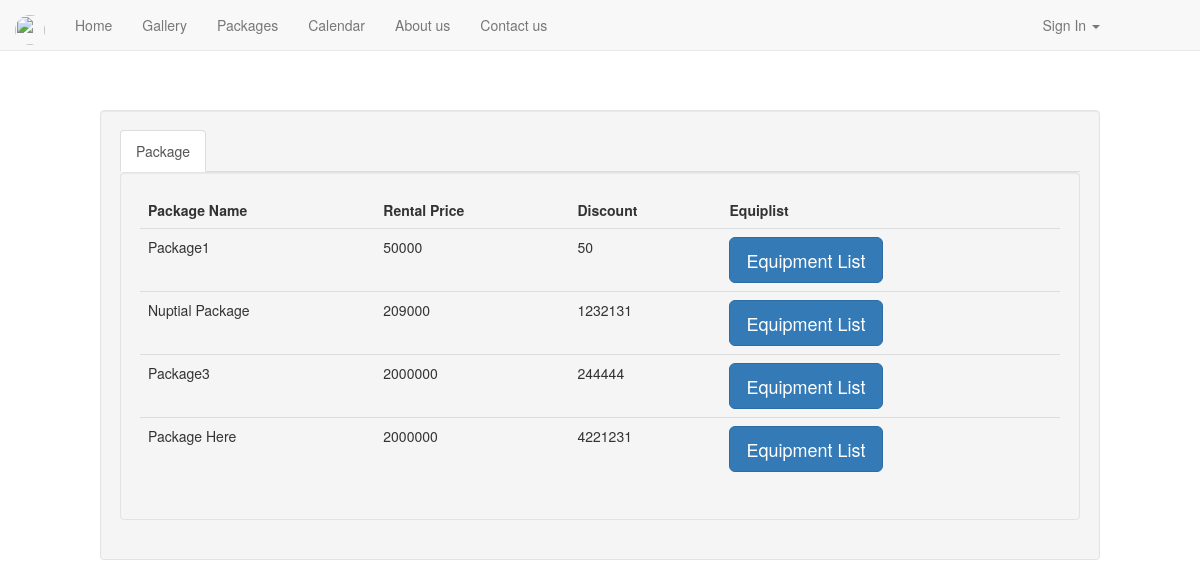
/views/packageCust.php, run on an earlier commit of the app's database.
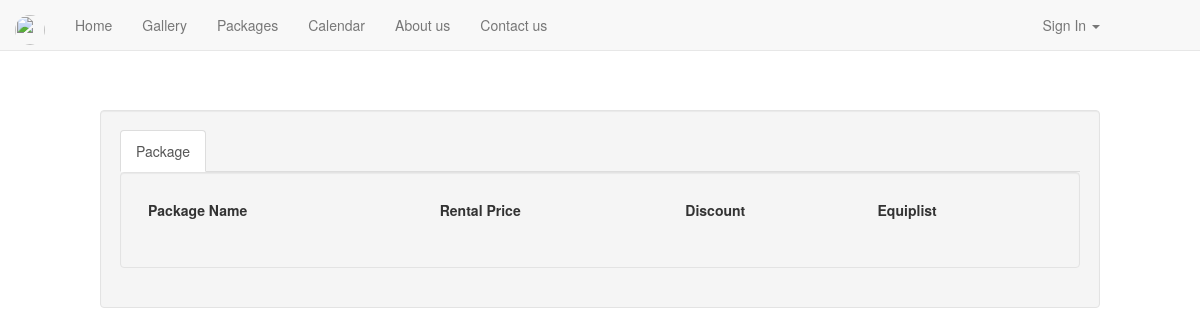
And on a later commit of the database.
### tables this page shows
CREATE TABLE IF NOT EXISTS `package` (
  `pkg_id` int(11) NOT NULL AUTO_INCREMENT,
  `equip_listid` int(11) NOT NULL,
  `pkg_price` int(11) NOT NULL,
  `pkg_rentaldate` varchar(60) NOT NULL,
  `pkg_discount` int(11) NOT NULL,
  PRIMARY KEY (`pkg_id`),
  KEY `equip_listid` (`equip_listid`)
);

### views/packageCust.php (the view, shortened to what this page needs)
<!DOCTYPE html >
<html>
<head>
  <link href="/dist/css/bootstrap.min.css" rel="stylesheet">
  <link href="/dist/css/bootstrap.css" rel="stylesheet">
</head>
<body style=" background: url(/21.png);">
<?php include "NavbarNormal.php";?>
    <div class="container-fluid well" style="margin-top:100px;width:1000px; margin-left:100px; ">
      <div class="bs-docs-example">
        <div class="tabbable tabs-left">
          <ul class="nav nav-tabs">
             <li class="active"><a href="index.php" data-toggle="tab">Package</a></li>
           </ul>
           <div class="tab-content" >
              <div class="tab-pane active">
                <div class="container-fluid well" >
                      <div id="mytable">
                 <table class="table table-hover" id="studentTable">
                   <thead>
                     <tr>
                       <td><strong>Package Name</strong></td>
                       <td><strong>Rental Price</strong></td>
					   <td><strong>Discount</strong></td>
					   <td><strong>Equiplist</strong></td>
                   </thead>
                   <tbody>
                     <?php
                       $query="select * from package";
                       $result=mysql_query($query);
                       while($row=mysql_fetch_array($result))
	                   {
                         echo "<tr>";
	                     echo "<td>".$row['pkg_name']."</td>";
	                     echo "<td>".$row['pkg_price']."</td>";
	                     echo "<td>".$row['pkg_discount']."</td>";
                      echo "<td>";
                      ?>
<button class="btn btn-primary btn-lg" data-toggle="modal" data-target="#<?=$row['pkg_id']?>">
  Equipment List
</button>
<div class="modal fade" id="<?=$row['pkg_id']?>" tabindex="-1" role="dialog" aria-labelledby="<?=$row['pkg_id']?>Label" aria-hidden="true">
  <div class="modal-dialog">
    <div class="modal-content">
      <div class="modal-body">
    <?php }?>
      </div>
    </div>
  </div>
</div>
                    </tbody>
                 </table>
</div>
             </div>
          </div>
        </div>
      </div>
   </div>
  </div>
 </body>
</html>

### views/Modular Plugins/NavbarNormal.php (shortened to what this page needs)
<div class="navbar-wrapper" >
    <div class="container-fluid" style="margin:10px;">
<nav class="navbar navbar-default navbar-fixed-top" role="navigation">
    <div class="navbar-header">
      <a class="navbar-brand" href="#">
        <img class="img-circle" src="/Logos and Icons/About us1.jpg"  style="height: 30px; width:30px; postion:absolute;" >
        </img></a>
     </div>
    <div class="collapse navbar-collapse" id="bs-example-navbar-collapse-1">
      <ul class="nav navbar-nav">
         <li><a href="home.php">Home </a></li>
						              <li><a href="Gallery.php">Gallery</a></li>
                           <li><a href="PackageCust.php">Packages</a></li>
      				                  <li><a href="event.php">Calendar</a></li>
	 				                  <li><a href="employee.php">About us</a></li>
                                <li><a href="Contact Us.php">Contact us</a></li>
      </ul>
      <ul class="nav navbar-nav navbar-right">
   <?php include"signin.php";?>
    </div>
  </div>

### views/Session Manipulation/signin.php (shortened to what this page needs)
    <link href="../Powerlink/style.css" rel="stylesheet">
<span class="span4" style="float: right; margin-right: 100px">
							<div class="tab navbar-collapse" id="bs-example-navbar-collapse-1" style = "color: gray;">
							<ul class="nav navbar-nav" >
							  <li class="dropdown" >
								<a href="#" style="background-color:gradient;"class="dropdown-toggle" data-toggle="dropdown">Sign In <b class="caret"></b></a>
									</li>
								</ul>
							</ul>
							  	</div>

### views/style.css (style rules this page uses)
body { background-color:#000 }

What changed in the data, as far as the page shows it:
removed package: pkg_name "Package1", pkg_price "50000", pkg_discount "50"
removed package: pkg_name "Nuptial Package", pkg_price "209000", pkg_discount "1232131"
removed package: pkg_name "Package3", pkg_price "2000000", pkg_discount "244444"
removed package: pkg_name "Package Here", pkg_price "2000000", pkg_discount "4221231"
